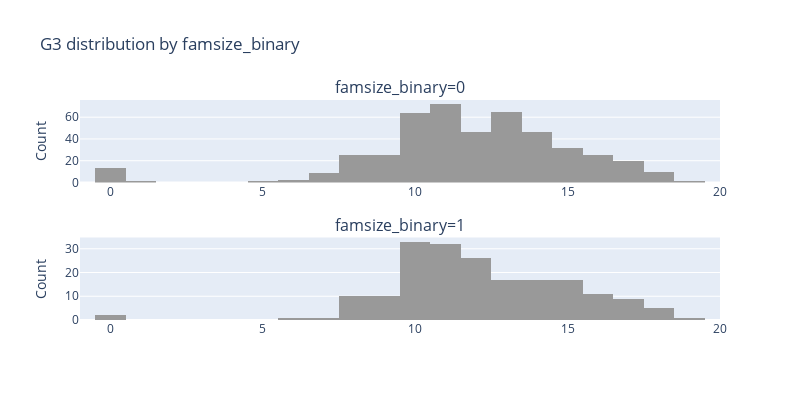

Notebook code for this chart:
### Code cell
fig = create_step_2_hist(new_df, feature_name='famsize_binary', target_name='G3')
fig.show()

### Figure 1 — Plotly figure (JSON) as saved in the notebook; plotly's stock layout.template omitted (floating-point values rounded to 4 significant figures; data arrays with more than 128 entries replaced by an {"elided": "..."} marker saying what was removed)
{"data": [{"marker": {"color": "#999999"}, "name": "0", "showlegend": false, "type": "histogram", "x": {"elided": "457 int values"}, "xaxis": "x", "yaxis": "y"}, {"marker": {"color": "#999999"}, "name": "1", "showlegend": false, "type": "histogram", "x": {"elided": "192 int values"}, "xaxis": "x2", "yaxis": "y2"}], "layout": {"annotations": [{"font": {"size": 16}, "showarrow": false, "text": "famsize_binary=0", "x": 0.5, "xanchor": "center", "xref": "paper", "y": 1, "yanchor": "bottom", "yref": "paper"}, {"font": {"size": 16}, "showarrow": false, "text": "famsize_binary=1", "x": 0.5, "xanchor": "center", "xref": "paper", "y": 0.375, "yanchor": "bottom", "yref": "paper"}], "height": 400, "legend": {"title": {"text": "famsize_binary"}}, "title": {"text": "G3 distribution by famsize_binary"}, "width": 800, "xaxis": {"anchor": "y", "domain": [0, 1], "range": [-1, 20]}, "xaxis2": {"anchor": "y2", "domain": [0, 1], "range": [-1, 20]}, "yaxis": {"anchor": "x", "domain": [0.625, 1], "title": {"text": "Count"}}, "yaxis2": {"anchor": "x2", "domain": [0, 0.375], "title": {"text": "Count"}}}}
